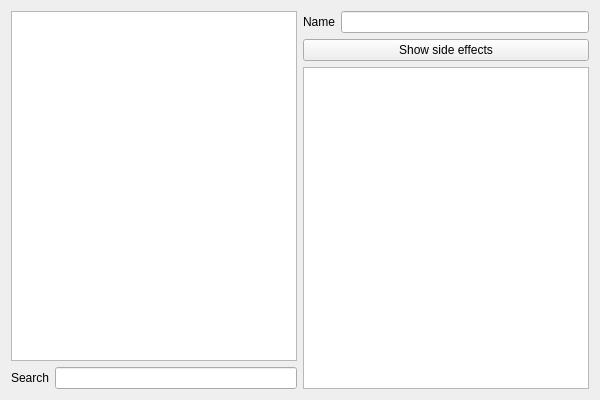
<?xml version="1.0" encoding="UTF-8"?>
<ui version="4.0">
 <class>GUIClass</class>
 <widget class="QWidget" name="GUIClass">
  <property name="geometry">
   <rect>
    <x>0</x>
    <y>0</y>
    <width>600</width>
    <height>400</height>
   </rect>
  </property>
  <property name="windowTitle">
   <string>GUI</string>
  </property>
  <layout class="QHBoxLayout" name="horizontalLayout">
   <item>
    <layout class="QVBoxLayout" name="verticalLayout">
     <item>
      <widget class="QListWidget" name="medicationsListWidget"/>
     </item>
     <item>
      <layout class="QFormLayout" name="formLayout">
       <item row="0" column="0">
        <widget class="QLabel" name="label">
         <property name="text">
          <string>Search</string>
         </property>
        </widget>
       </item>
       <item row="0" column="1">
        <widget class="QLineEdit" name="searchLineEdit"/>
       </item>
      </layout>
     </item>
    </layout>
   </item>
   <item>
    <layout class="QVBoxLayout" name="verticalLayout_2">
     <item>
      <layout class="QFormLayout" name="formLayout_2">
       <item row="0" column="0">
        <widget class="QLabel" name="label_2">
         <property name="text">
          <string>Name</string>
         </property>
        </widget>
       </item>
       <item row="0" column="1">
        <widget class="QLineEdit" name="nameLineEdit"/>
       </item>
      </layout>
     </item>
     <item>
      <widget class="QPushButton" name="namePushButton">
       <property name="text">
        <string>Show side effects</string>
       </property>
      </widget>
     </item>
     <item>
      <widget class="QListWidget" name="nameListWidget"/>
     </item>
    </layout>
   </item>
  </layout>
 </widget>
 <layoutdefault spacing="6" margin="11"/>
 <resources/>
 <connections/>
</ui>
